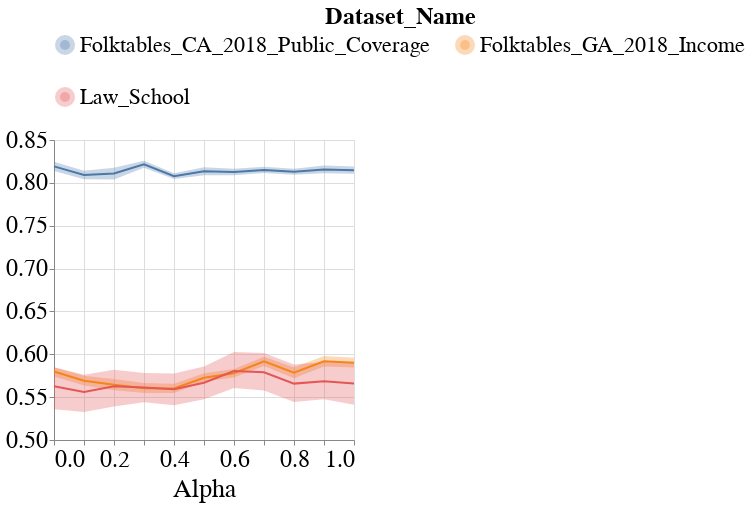

The code cell stored with this chart in its notebook:
### Code cell
visualizer.create_group_metric_line_bands_per_dataset_plot(model_name=MODEL_NAMES[0],
                                                           metric_type='subgroup',
                                                           metric_name='Overall_Uncertainty',
                                                           dataset_groups_dct={
                                                               'Folktables_GA_2018_Income': 'RAC1P_dis_correct',
                                                               'Law_School': 'race_dis_correct',
                                                               'Folktables_CA_2018_Public_Coverage': 'RAC1P_dis_correct',
                                                               'Ricci': 'Race_dis_correct',
                                                           })

### Figure 1 — Vega-Lite specification as saved in the notebook (floating-point values rounded to 4 significant figures; data arrays with more than 128 entries replaced by an {"elided": "..."} marker saying what was removed)
{"config": {"view": {"continuousWidth": 400, "continuousHeight": 300}, "axis": {"labelFontSize": 24, "labelFontWeight": "normal", "titleFontSize": 26, "titleFontWeight": "normal"}, "legend": {"columns": 2, "direction": "horizontal", "labelFontSize": 22, "labelLimit": 400, "orient": "top", "symbolStrokeWidth": 10, "titleAnchor": "middle", "titleFontSize": 24, "titleLimit": 300}, "title": {"fontSize": 22}}, "layer": [{"mark": {"type": "errorband", "extent": "ci"}, "encoding": {"color": {"field": "Dataset_Name", "type": "nominal"}, "x": {"field": "Intervention_Param", "title": "Alpha", "type": "quantitative"}, "y": {"field": "Metric_Value", "scale": {"zero": false}, "title": "", "type": "quantitative"}}}, {"mark": "line", "encoding": {"color": {"field": "Dataset_Name", "type": "nominal"}, "x": {"field": "Intervention_Param", "title": "Alpha", "type": "quantitative"}, "y": {"aggregate": "mean", "field": "Metric_Value", "scale": {"zero": false}, "title": "", "type": "quantitative"}}}], "data": {"name": "data-e6d16154608124c7e08b389058eb51c8"}, "height": 300, "width": 300, "$schema": "https://vega.github.io/schema/vega-lite/v4.17.0.json", "datasets": {"data-e6d16154608124c7e08b389058eb51c8": {"elided": "198 records"}}}
